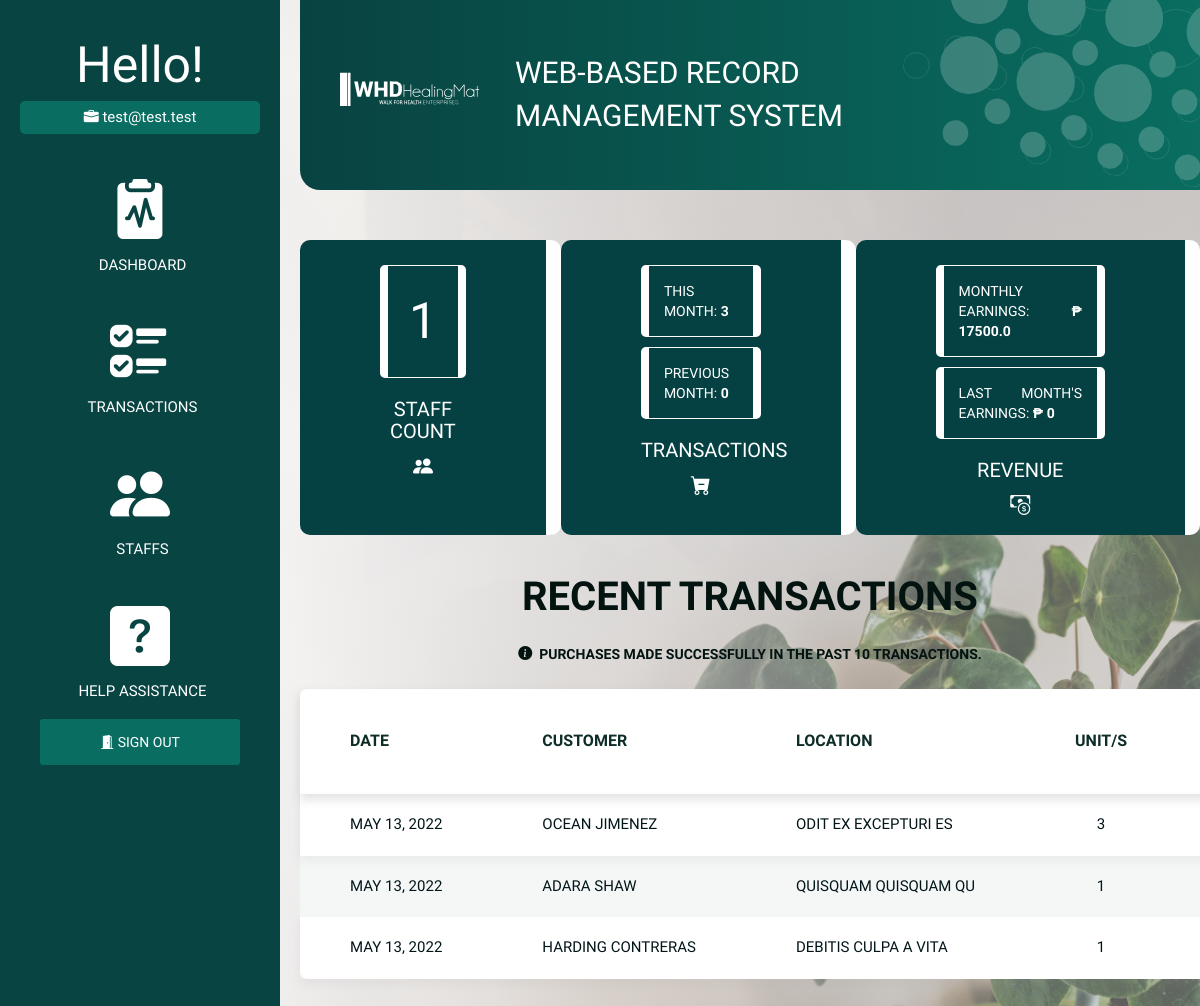
Before: /dashboard (signed in) with the older database file.
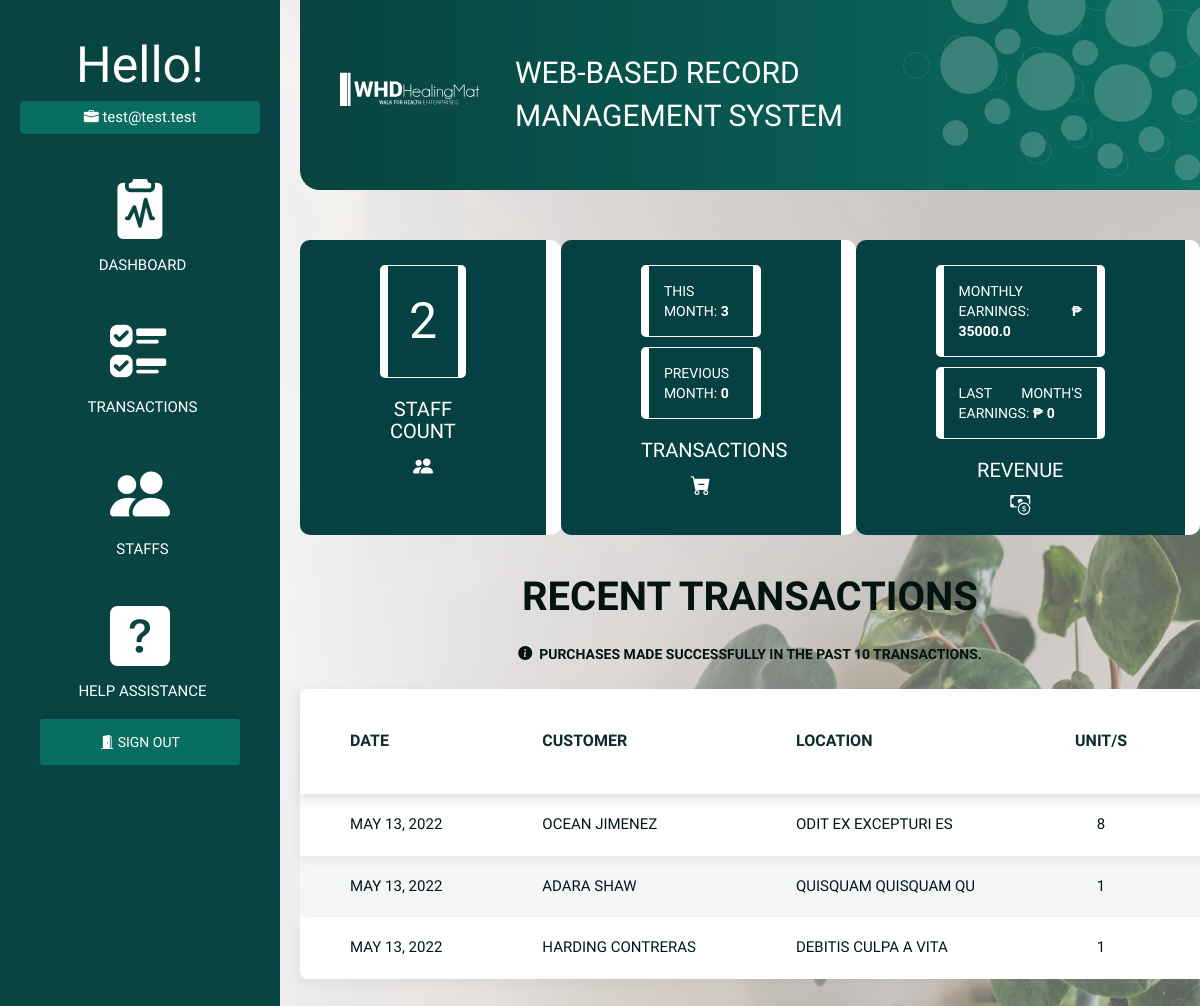
After: the same page with the newer database file.
### models.py (models this page shows, shortened)
class Transaction(db.Model):
    __tablename__ = 'transaction'
    cust_id = db.Column(db.Integer, primary_key=True)
    cust_firstname = db.Column(db.Text)
    cust_lastname = db.Column(db.Text)
    trans_date = db.Column(db.Date)
    trans_location = db.Column(db.Text)
    prod_id = db.Column(db.Integer)
    trans_quantity = db.Column(db.Integer)
    trans_discount = db.Column(db.Float)

### blueprint/dashboard.py (the view)
@dashboard_bp.route('/dashboard')
def dashboard():
    if not is_authenticated():
        return redirect(url_for('auth_bp.login_page'))
    date_now = datetime.utcnow()
    year_now = date_now.year
    month_now = date_now.month
    prev_month = month_now - 1
    this_year = extract('year', Transaction.trans_date) == year_now
    this_month = extract('month', Transaction.trans_date) == month_now
    this_prev_month = extract('month', Transaction.trans_date) == prev_month
    staff_count = len(Staff.query.all())
    trans_month_count = len(
        Transaction.query.filter(this_year, this_month).all())
    prev_trans_month_count = len(
        Transaction.query.filter(this_year, this_prev_month).all())
    prod_trans_data = Transaction.query \
        .join(Product, Transaction.prod_id == Product.prod_id) \
        .with_entities(
            Transaction.trans_quantity,
            Product.prod_retail_price
        ) \
        .filter(Transaction.prod_id == Product.prod_id)
    prod_month_data = prod_trans_data.filter(this_year, this_month).all()
    prod_prev_month_data = prod_trans_data.filter(
        this_year, this_prev_month).all()
    recent_trans_data = Transaction.query\
        .order_by(Transaction.cust_id.desc())\
        .join(Product, Transaction.prod_id == Product.prod_id)\
        .with_entities(
            Product.prod_retail_price,
            Transaction.cust_firstname,
            Transaction.cust_lastname,
            Transaction.trans_location,
            Transaction.trans_date,
            Transaction.trans_quantity,
            Transaction.trans_discount
        )\
        .filter(Transaction.prod_id == Product.prod_id)\
        .limit(10)\
        .all()
    prod_month_total_earn = 0
    for item in prod_month_data:
        prod_month_total_earn += item[0] * item[1]
    prod_prev_month_total_earn = 0
    for item in prod_prev_month_data:
        prod_prev_month_total_earn += item[0] * item[1]
    data = {
        "staff_count": staff_count,
        "trans_month_count": trans_month_count,
        "prev_trans_month_count": prev_trans_month_count,
        "prod_month_total_earn": prod_month_total_earn,
        "prod_prev_month_total_earn": prod_prev_month_total_earn,
        "recent_trans_data": recent_trans_data,
        "datetime": datetime
    }
    return render_template('auth/dashboard_page.html', data=data)

### helper/functions.py (called while the page is built)
def is_authenticated():
    if session.get('signedin'):
        return True
    return False

### templates/auth/dashboard_page.html (shortened to what this page needs)
{% extends 'auth/auth_base.html' %}
{% block head %}
<link rel="stylesheet" href="{{ url_for('static', filename='css/dashboard.css') }}">
<link rel="stylesheet" href="{{ url_for('static', filename='css/transaction.css') }}">
{% endblock %}
{% block body %}
<div class="dashboard">
    <div class="item">
        <p id="staff-no">{{ data['staff_count'] }}</p>
        <h2>STAFF COUNT</h2><i id="logo-items" class="bi bi-people-fill"></i>
    </div>
    <div class="item">
        <p>THIS MONTH: <b>{{ data['trans_month_count'] }}</b></p>
        <p>PREVIOUS MONTH: <b>{{ data['prev_trans_month_count'] }}</b></p>
        <h2>TRANSACTIONS</h2><i id="logo-items" class="bi bi-cart-dash-fill"></i>
    </div>
    <div class="item">
        <p>MONTHLY EARNINGS: <b>₱ {{ data['prod_month_total_earn'] }}</b></p>
        <p>LAST MONTH'S EARNINGS: <b>₱ {{ data['prod_prev_month_total_earn'] }}</b></p>
        <h2>REVENUE</h2><i id="logo-items" class="bi bi-cash-coin"></i>
        <br>
    </div>
</div>
    <div>
        <br>
        <h2 id="tip-h-1">RECENT TRANSACTIONS</h2>
        <p id="tip-1"><span><i class="bi bi-info-circle-fill"></i></span>
            &nbsp;PURCHASES MADE SUCCESSFULLY IN THE PAST 10 TRANSACTIONS.</p>
        <table class="spec-tbl">
        <thead>
            <tr>
                <th>DATE</th>
                <th>CUSTOMER</th>
                <th>LOCATION</th>
                <th>UNIT/S</th>
                <th id="text-align">TOTAL PRICE</th>
            </tr>
        </thead>
            <tbody>
            {% for item in data['recent_trans_data'] %}
            <tr id="tr-shadow">
                <td>{{ (data['datetime']).strftime(item[4], "%B %d, %Y") }}</td>
                <td>{{ item[1] }} {{ item[2] }}</td>
                <td>{{ item[3] }}</td>
                <td id="text-align">{{ item[5] }}</td>
                <td>{{ item[0] * item[5] }}</td>
            </tr>
            {% endfor %}
        </tbody>
        </table>
    </div>
{% endblock %}

Changed rows visible on the page:
changed Transaction "OCEAN": trans_quantity "3" → "8"
Other visible differences:
{{ data['staff_count'] }}: "1" → "2"
{{ data['prod_month_total_earn'] }}: "17500.0" → "35000.0"
